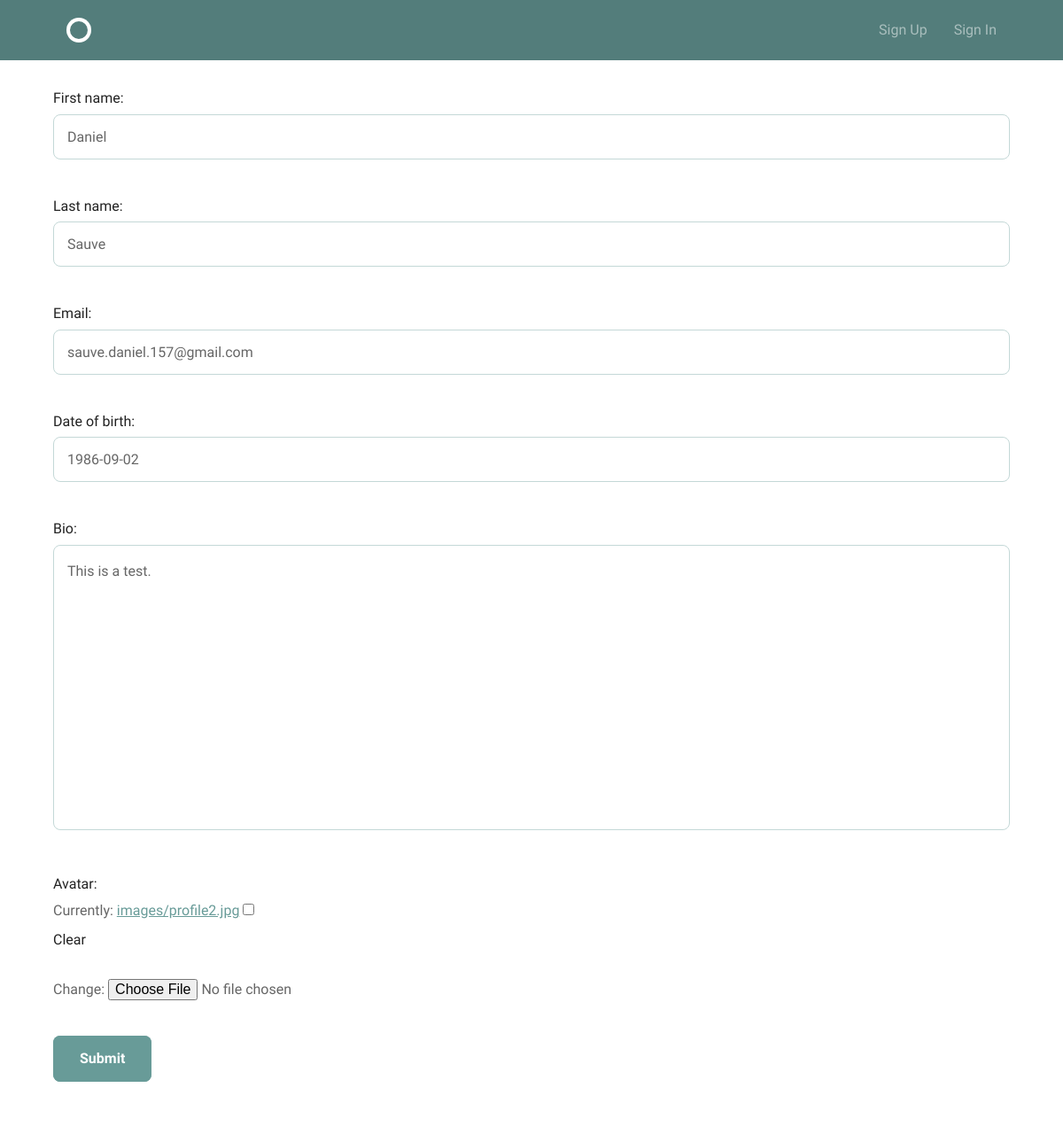
Screenshot of /accounts/profile/edit/2/ with the database file from the repository.
### accounts/models.py (models this page shows, shortened)
class Profile(models.Model):
    user = models.OneToOneField(User)
    first_name = models.CharField(max_length=100)
    last_name = models.CharField(max_length=100)
    email = models.EmailField(unique=True)
    date_of_birth = models.DateField()
    bio = models.TextField()
    avatar = models.ImageField(upload_to='images/', blank=True)

### accounts/views.py (the view)
# urls.py: url(r'profile/edit/(?P<pk>\d+)/$', views.edit_profile, name='edit_profile'),
def edit_profile(request, pk):
    user = get_object_or_404(models.User, pk=pk)
    profile = get_object_or_404(models.Profile, user=user)
    form = forms.ProfileForm(instance=profile)
    if request.method == 'POST':
        form = forms.ProfileForm(request.POST, request.FILES, instance=profile)
        if form.is_valid():
            form.save()
            messages.success(request, 'Updated profile successfully!')
            return HttpResponseRedirect(profile.get_absolute_url())
    return render(request, 'accounts/profile_form.html', {'form': form})

### accounts/forms.py
class ProfileForm(forms.ModelForm):
    class Meta:
        model = models.Profile
        fields = [
            'first_name',
            'last_name',
            'email',
            'date_of_birth',
            'bio',
            'avatar'
        ]

### accounts/templates/accounts/profile_form.html (shortened to what this page needs)
{% extends "layout.html" %}
{% block body %}
<form enctype="multipart/form-data" method="POST" action="">
    {{ form.as_p }}
    <input type="submit" class="button-primary" value="Submit">
</form>
{% endblock %}

### assets/css/global.css (style rules this page uses)
html { font-family: sans-serif; -ms-text-size-adjust: 100%; -webkit-text-size-adjust: 100%; }
body { margin: 0; }
a { background-color: transparent; }
button, input, optgroup, select, textarea { color: inherit; font: inherit; margin: 0; }
input[type="reset"], input[type="submit"] { -webkit-appearance: button; cursor: pointer; }
input { line-height: normal; }
input[type="checkbox"], input[type="radio"] { box-sizing: border-box; padding: 0; }
textarea { overflow: auto; }
html { font-size: 62.5%; }
body { font-size: 1.5em; line-height: 1.6; font-weight: 400; font-family: "Cousine"; color: #666; }
p { margin-top: 0; font-size: 1.6rem; }
a { color: #689b98; -webkit-transition: color 0.2s; -moz-transition: color 0.2s; -ms-transition: color 0.2s; -o-transition: color 0.2s; transition: color 0.2s; }
.button, button, input[type="submit"], input[type="reset"], input[type="button"] { font-family: "Work Sans", sans-serif; font-size: 1.6rem; padding: 18px 30px; border: 0; margin-right: 10px; border-radius: 8px; font-weight: bold; display: inline-block; white-space: nowrap; box-sizing: border-box; line-height: 1; text-decoration: none; color: #689b98; background: none; box-shadow: 0 0 0 2px #689b98 inset; position: relative; -webkit-transition: 0.2s; -moz-transition: 0.2s; -ms-transition: 0.2s; -o-transition: 0.2s; transition: 0.2s; }
.button.button-primary, input[type="submit"].button-primary, input[type="reset"].button-primary, input[type="button"].button-primary, button.button-primary { color: #fff; background-color: #689b98; }
textarea { padding: 15px; border: 1px solid #c4d8d7; box-shadow: none; box-sizing: border-box; min-height: 200px; width: 100%; font-size: 1.6rem; line-height: 1.8; border-radius: 8px; -webkit-appearance: none; -moz-appearance: none; appearance: none; outline: none; }
input[type="email"], input[type="number"], input[type="search"], input[type="text"], select, input[type="tel"], input[type="url"], input[type="password"] { background: #fff; width: 100%; color: #666; border-radius: 8px; border: 1px solid #c4d8d7; padding: 15px; margin-bottom: 15px; outline: none; box-sizing: border-box; font-size: 1.6rem; font-family: "Work Sans", sans-serif; -webkit-appearance: none; -moz-appearance: none; appearance: none; -webkit-transition: 0.2s; -moz-transition: 0.2s; -ms-transition: 0.2s; -o-transition: 0.2s; transition: 0.2s; }
label, legend { display: block; margin-bottom: 0.5rem; color: #222; font-family: "Work Sans", sans-serif; }
input[type="checkbox"], input[type="radio"] { display: inline; }
input, textarea, select, fieldset { margin-bottom: 1.5rem; }
pre, blockquote, dl, figure, table, p, ul, ol, form { margin-bottom: 2.5rem; }

### rows the page displays
Profile: first_name "Daniel", last_name "Sauve", email "sauve.daniel.157@gmail.com", date_of_birth "1986-09-02", bio "This is a test."
